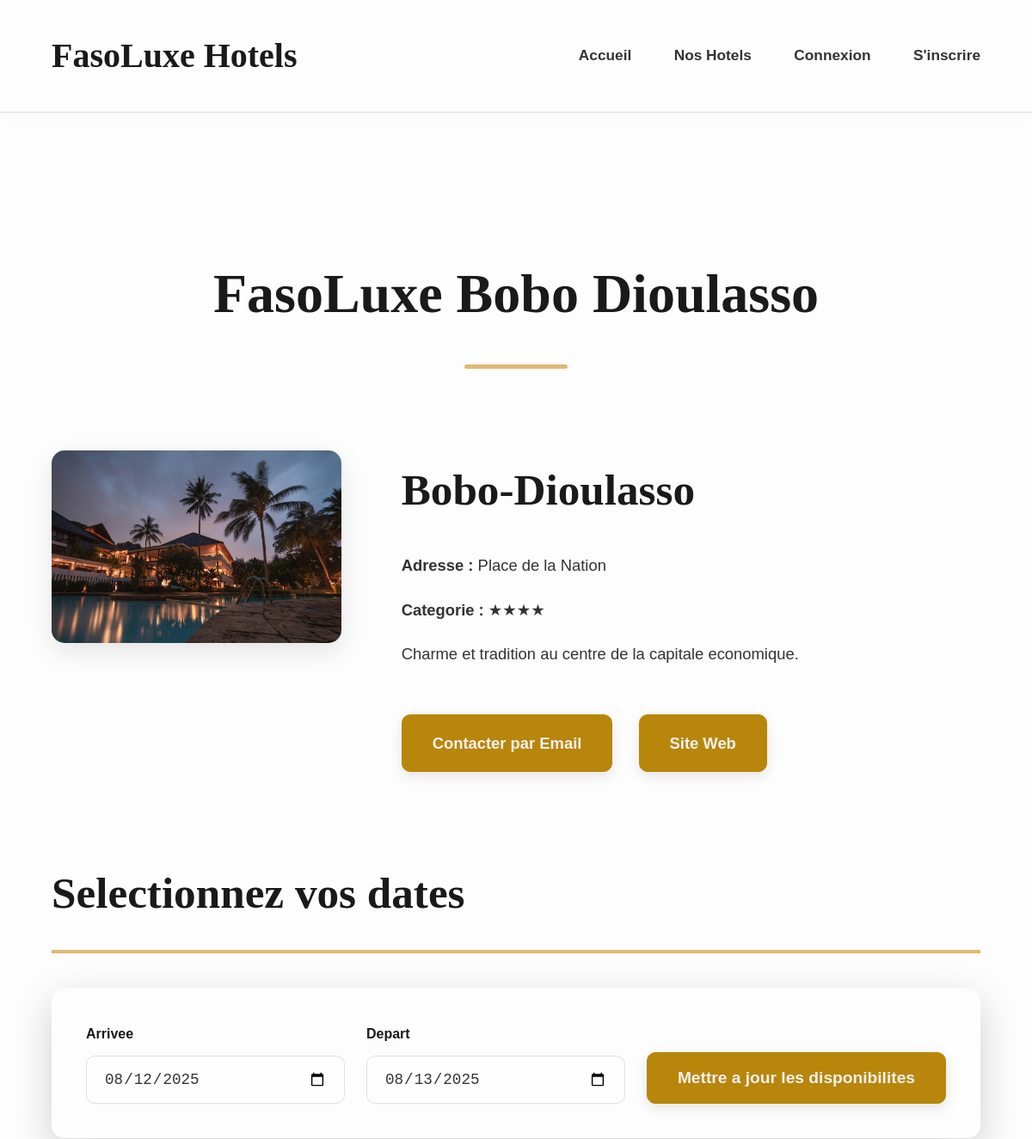
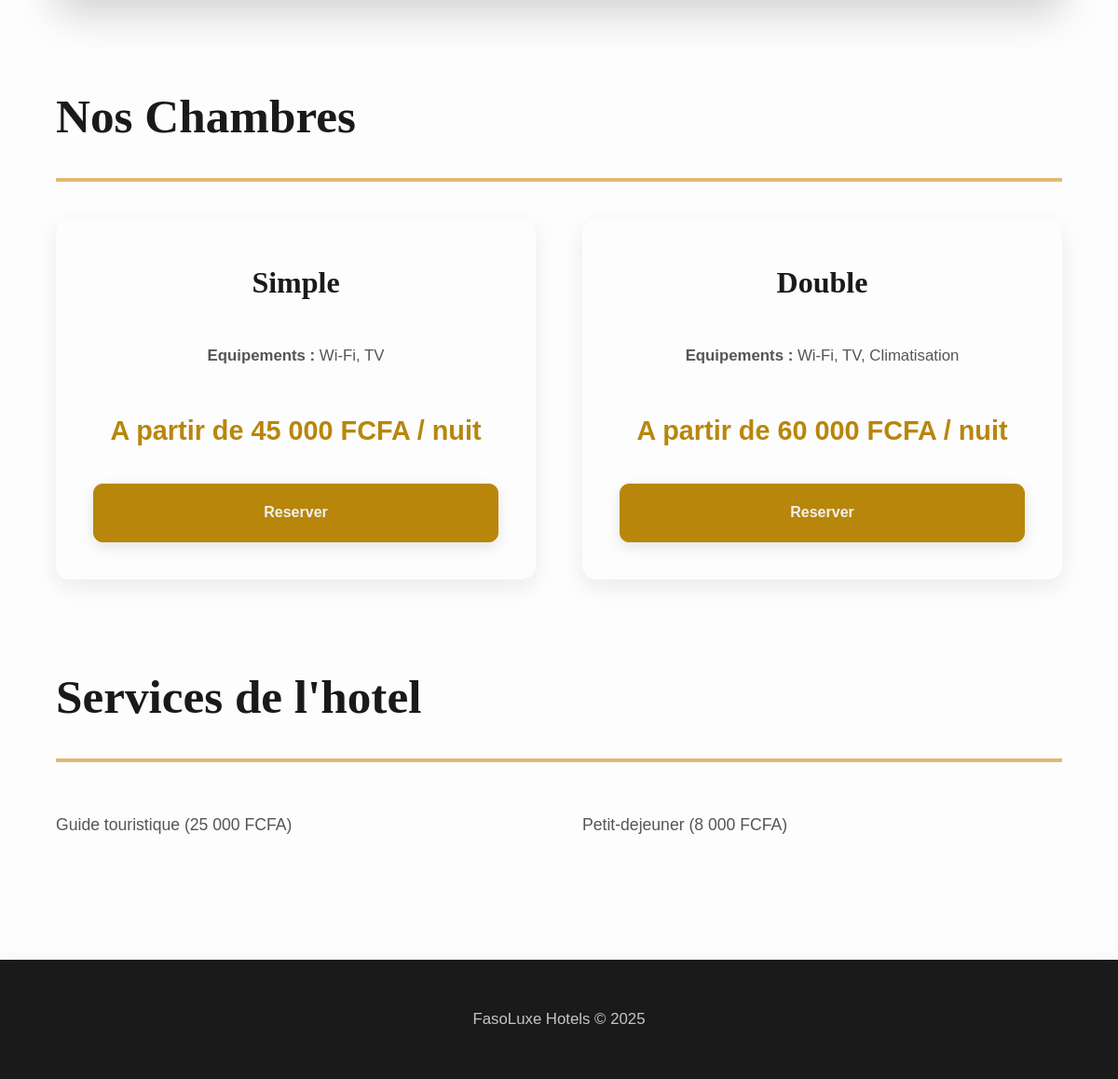
The app's page /public/hotel_details.php?id=2 with its own data (2 pictures, top to bottom).
### tables this page shows
CREATE TABLE hotels (
    id INT AUTO_INCREMENT PRIMARY KEY,
    nom VARCHAR(255) NOT NULL,
    ville VARCHAR(255) NOT NULL,
    adresse TEXT NOT NULL,
    description TEXT,
    photo_url VARCHAR(255),
    categorie INT NOT NULL,  
    email VARCHAR(255),
    site_web VARCHAR(255)
);

CREATE TABLE chambres (
    id INT AUTO_INCREMENT PRIMARY KEY,
    hotel_id INT NOT NULL,
    type_chambre_id INT NOT NULL,
    numero_chambre VARCHAR(20) NOT NULL,
    description TEXT,
    equipements TEXT,  
    tarif_nuit DECIMAL(10, 2) NOT NULL,
    FOREIGN KEY (hotel_id) REFERENCES hotels(id) ON DELETE CASCADE,
    FOREIGN KEY (type_chambre_id) REFERENCES types_chambre(id)
);

CREATE TABLE types_chambre (
    id INT AUTO_INCREMENT PRIMARY KEY,
    nom VARCHAR(100) NOT NULL  
);

CREATE TABLE services (
    id INT AUTO_INCREMENT PRIMARY KEY,
    hotel_id INT NOT NULL,
    nom VARCHAR(255) NOT NULL,
    description TEXT,
    tarif DECIMAL(10, 2) DEFAULT 0.00,  
    FOREIGN KEY (hotel_id) REFERENCES hotels(id) ON DELETE CASCADE
);

### public/hotel_details.php (called while the page is built, shortened)
<?php
require_once __DIR__ . '/../src/models/Hotel.php';
$hotel_id = $_GET['id'];
$hotel = Hotel::findById($hotel_id);
$chambres = Hotel::getChambres($hotel_id);
$services = Hotel::getServices($hotel_id);
include_once __DIR__ . '/../src/includes/header.php';
include_once __DIR__ . '/../templates/hotel_details.php';
include_once __DIR__ . '/../src/includes/footer.php';
?>

### src/models/Hotel.php (called while the page is built, shortened)
<?php
class Hotel {
    public static function findById($id) {
        $pdo = getPDO();
        $stmt = $pdo->prepare('SELECT * FROM hotels WHERE id = ?');
        $stmt->execute([$id]);
        return $stmt->fetch(PDO::FETCH_ASSOC);
    }
    public static function getChambres($hotel_id) {
        $pdo = getPDO();
        $stmt = $pdo->prepare('SELECT c.*, tc.nom as type_nom FROM chambres c JOIN types_chambre tc ON c.type_chambre_id = tc.id WHERE c.hotel_id = ? ORDER BY c.tarif_nuit');
        $stmt->execute([$hotel_id]);
        return $stmt->fetchAll(PDO::FETCH_ASSOC);
    }
    public static function getServices($hotel_id) {
        $pdo = getPDO();
        $stmt = $pdo->prepare('SELECT * FROM services WHERE hotel_id = ? ORDER BY nom');
        $stmt->execute([$hotel_id]);
        return $stmt->fetchAll(PDO::FETCH_ASSOC);
    }
}
?>

### templates/hotel_details.php (the view, shortened to what this page needs)
<div class="container">
    <div class="main-content">
        <?php if ($hotel): ?>
            <h2 class="page-title"><?php echo htmlspecialchars($hotel['nom']); ?></h2>
            <div class="hotel-details-grid">
                <div class="hotel-image">
                    <img src="images/default-hotel.jpg" alt="Facade de l'hotel <?php echo htmlspecialchars($hotel['nom']); ?>">
                </div>
                <div class="hotel-info">
                    <h3><?php echo htmlspecialchars($hotel['ville']); ?></h3>
                    <p><strong>Adresse :</strong> <?php echo htmlspecialchars($hotel['adresse']); ?></p>
                    <p><strong>Categorie :</strong> <?php echo str_repeat('&#9733;', $hotel['categorie']); ?></p>
                    <p><?php echo nl2br(htmlspecialchars($hotel['description'])); ?></p>
                    <p>
                        <a href="mailto:<?php echo htmlspecialchars($hotel['email']); ?>" class="btn">Contacter par Email</a>
                        <a href="<?php echo htmlspecialchars($hotel['site_web']); ?>" target="_blank" class="btn">Site Web</a>
                    </p>
                </div>
            </div>
            <h3 class="section-title">Selectionnez vos dates</h3>
            <div class="booking-form-container" style="margin-top: 0;">
                <form id="dateSelectionForm" class="booking-form">
                    <div class="form-group">
                        <label for="arrivee_date">Arrivee</label>
                        <input type="date" id="arrivee_date" name="arrivee_date" required>
                    </div>
                    <div class="form-group">
                        <label for="depart_date">Depart</label>
                        <input type="date" id="depart_date" name="depart_date" required>
                    </div>
                    <button type="button" class="btn" onclick="updateReservationLinks()">Mettre a jour les disponibilites</button>
                </form>
            </div>
            <h3 class="section-title">Nos Chambres</h3>
            <div class="chambres-grid">
                <?php foreach ($chambres as $chambre): ?>
                    <div class="chambre-card">
                        <h4><?php echo htmlspecialchars($chambre['type_nom']); ?></h4>
                        <p><strong>Equipements :</strong> <?php echo htmlspecialchars($chambre['equipements']); ?></p>
                        <p class="tarif">A partir de <strong><?php echo number_format($chambre['tarif_nuit'], 0, ',', ' '); ?> FCFA</strong> / nuit</p>
                        <a href="#" class="btn reservation-btn" data-chambre-id="<?php echo $chambre['id']; ?>">Reserver</a>
                    </div>
                <?php endforeach; ?>
            </div>
            <h3 class="section-title">Services de l'hotel</h3>
            <ul class="services-list">
                <?php foreach ($services as $service): ?>
                    <li><?php echo htmlspecialchars($service['nom']); ?> <?php echo ($service['tarif'] > 0) ? '(' . number_format($service['tarif'], 0, ',', ' ') . ' FCFA)' : '(Inclus)'; ?></li>
                <?php endforeach; ?>
            </ul>
        <?php else: ?>
            <p>Hotel non trouve.</p>
        <?php endif; ?>
    </div>
</div>

### src/includes/header.php (shortened to what this page needs)
<!DOCTYPE html>
<html lang="fr">
<head>
    <link rel="stylesheet" href="<?php echo BASE_URL; ?>public/css/style.css">
</head>
<body>
    <header>
        <div class="container">
            <div id="branding">
                <h1><a href="<?php echo BASE_URL; ?>public/index.php">FasoLuxe Hotels</a></h1>
            </div>
            <nav>
                <ul>
                    <li><a href="<?php echo BASE_URL; ?>public/index.php">Accueil</a></li>
                    <li><a href="<?php echo BASE_URL; ?>public/hotels.php">Nos Hotels</a></li>
                    <?php if (isset($_SESSION['user'])):
                        $role_path = '';
                        switch ($_SESSION['user']['role']) {
                            case 'Admin':
                                $role_path = 'admin/';
                                break;
                            case 'Reception':
                                $role_path = 'reception/';
                                break;
                            case 'Client':
                                $role_path = 'client/';
                                break;
                        }
                    ?>
                        <li><a href="<?php echo BASE_URL; ?><?php echo $role_path; ?>dashboard.php">Mon Espace</a></li>
                        <li><a href="<?php echo BASE_URL; ?>public/logout.php">Deconnexion</a></li>
                    <?php else: ?>
                        <li><a href="<?php echo BASE_URL; ?>public/login.php">Connexion</a></li>
                        <li><a href="<?php echo BASE_URL; ?>public/register.php">S'inscrire</a></li>
                    <?php endif; ?>
                </ul>
            </nav>
        </div>
    </header>

### src/includes/footer.php
    <footer>
        <p>FasoLuxe Hotels &copy; 2025</p>
    </footer>
</body>
</html>

### records on screen
hotels: nom "FasoLuxe Bobo Dioulasso", ville "Bobo-Dioulasso", adresse "Place de la Nation", categorie "★★★★", description "Charme et tradition au centre de la capitale economique."
chambres: type_chambre.nom "Simple", equipements "Wi-Fi, TV", tarif_nuit "45 000"
chambres: type_chambre.nom "Double", equipements "Wi-Fi, TV, Climatisation", tarif_nuit "60 000"
services: nom "Guide touristique", tarif "25 000"
services: nom "Petit-dejeuner", tarif "8 000"
